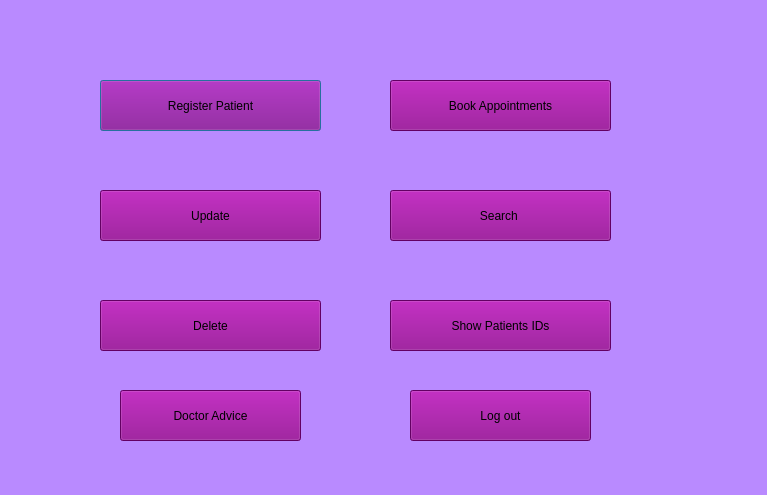
<?xml version="1.0" encoding="UTF-8"?>
<ui version="4.0">
 <class>ReceiptionaistPage</class>
 <widget class="QDialog" name="ReceiptionaistPage">
  <property name="geometry">
   <rect>
    <x>0</x>
    <y>0</y>
    <width>767</width>
    <height>495</height>
   </rect>
  </property>
  <property name="windowTitle">
   <string>Dialog</string>
  </property>
  <widget class="QStackedWidget" name="stackedWidget">
   <property name="geometry">
    <rect>
     <x>0</x>
     <y>0</y>
     <width>771</width>
     <height>501</height>
    </rect>
   </property>
   <property name="styleSheet">
    <string notr="true">background-color: rgb(185, 138, 255);</string>
   </property>
   <property name="currentIndex">
    <number>0</number>
   </property>
   <widget class="QWidget" name="page">
    <widget class="QLabel" name="image">
     <property name="geometry">
      <rect>
       <x>-10</x>
       <y>0</y>
       <width>761</width>
       <height>491</height>
      </rect>
     </property>
     <property name="text">
      <string/>
     </property>
    </widget>
    <widget class="QPushButton" name="regBtn">
     <property name="geometry">
      <rect>
       <x>100</x>
       <y>80</y>
       <width>221</width>
       <height>51</height>
      </rect>
     </property>
     <property name="styleSheet">
      <string notr="true">background-color: rgb(139, 0, 139);
font: 16pt &quot;Baskerville Old Face&quot;;</string>
     </property>
     <property name="text">
      <string>Register Patient</string>
     </property>
    </widget>
    <widget class="QPushButton" name="bookBtn">
     <property name="geometry">
      <rect>
       <x>390</x>
       <y>80</y>
       <width>221</width>
       <height>51</height>
      </rect>
     </property>
     <property name="styleSheet">
      <string notr="true">background-color: rgb(139, 0, 139);
font: 16pt &quot;Baskerville Old Face&quot;;</string>
     </property>
     <property name="text">
      <string>Book Appointments</string>
     </property>
    </widget>
    <widget class="QPushButton" name="upBtn">
     <property name="geometry">
      <rect>
       <x>100</x>
       <y>190</y>
       <width>221</width>
       <height>51</height>
      </rect>
     </property>
     <property name="styleSheet">
      <string notr="true">background-color: rgb(139, 0, 139);
font: 16pt &quot;Baskerville Old Face&quot;;</string>
     </property>
     <property name="text">
      <string>Update</string>
     </property>
    </widget>
    <widget class="QPushButton" name="searchBtn">
     <property name="geometry">
      <rect>
       <x>390</x>
       <y>190</y>
       <width>221</width>
       <height>51</height>
      </rect>
     </property>
     <property name="styleSheet">
      <string notr="true">background-color: rgb(139, 0, 139);
font: 16pt &quot;Baskerville Old Face&quot;;</string>
     </property>
     <property name="text">
      <string>Search </string>
     </property>
    </widget>
    <widget class="QPushButton" name="delete_2">
     <property name="geometry">
      <rect>
       <x>100</x>
       <y>300</y>
       <width>221</width>
       <height>51</height>
      </rect>
     </property>
     <property name="styleSheet">
      <string notr="true">background-color: rgb(139, 0, 139);
font: 16pt &quot;Baskerville Old Face&quot;;</string>
     </property>
     <property name="text">
      <string>Delete</string>
     </property>
    </widget>
    <widget class="QPushButton" name="showBtn">
     <property name="geometry">
      <rect>
       <x>390</x>
       <y>300</y>
       <width>221</width>
       <height>51</height>
      </rect>
     </property>
     <property name="styleSheet">
      <string notr="true">background-color: rgb(139, 0, 139);
font: 16pt &quot;Baskerville Old Face&quot;;</string>
     </property>
     <property name="text">
      <string>Show Patients IDs</string>
     </property>
    </widget>
    <widget class="QPushButton" name="logoutBtn">
     <property name="geometry">
      <rect>
       <x>410</x>
       <y>390</y>
       <width>181</width>
       <height>51</height>
      </rect>
     </property>
     <property name="styleSheet">
      <string notr="true">background-color: rgb(139, 0, 139);
font: 16pt &quot;Baskerville Old Face&quot;;</string>
     </property>
     <property name="text">
      <string>Log out</string>
     </property>
    </widget>
    <widget class="QPushButton" name="doctroadv">
     <property name="geometry">
      <rect>
       <x>120</x>
       <y>390</y>
       <width>181</width>
       <height>51</height>
      </rect>
     </property>
     <property name="styleSheet">
      <string notr="true">background-color: rgb(139, 0, 139);
font: 16pt &quot;Baskerville Old Face&quot;;</string>
     </property>
     <property name="text">
      <string>Doctor Advice</string>
     </property>
    </widget>
   </widget>
   <widget class="QWidget" name="page_2">
    <widget class="QWidget" name="formLayoutWidget">
     <property name="geometry">
      <rect>
       <x>30</x>
       <y>81</y>
       <width>701</width>
       <height>342</height>
      </rect>
     </property>
     <layout class="QFormLayout" name="formLayout">
      <item row="0" column="0">
       <widget class="QLabel" name="patientIDLabel">
        <property name="styleSheet">
         <string notr="true">font: 14pt &quot;Palatino Linotype&quot;;
color: rgb(59, 28, 95);</string>
        </property>
        <property name="text">
         <string>Patient ID</string>
        </property>
       </widget>
      </item>
      <item row="0" column="1">
       <widget class="QLineEdit" name="patientIDLineEdit">
        <property name="styleSheet">
         <string notr="true">font: 14pt &quot;Mongolian Baiti&quot;;
color: rgb(0, 0, 0);</string>
        </property>
       </widget>
      </item>
      <item row="1" column="0">
       <widget class="QLabel" name="nameLabel">
        <property name="styleSheet">
         <string notr="true">font: 14pt &quot;Palatino Linotype&quot;;
color: rgb(59, 28, 95);</string>
        </property>
        <property name="text">
         <string>Name</string>
        </property>
       </widget>
      </item>
      <item row="2" column="0">
       <widget class="QLabel" name="ageLabel">
        <property name="styleSheet">
         <string notr="true">font: 14pt &quot;Palatino Linotype&quot;;
color: rgb(59, 28, 95);</string>
        </property>
        <property name="text">
         <string>Age</string>
        </property>
       </widget>
      </item>
      <item row="2" column="1">
       <widget class="QLineEdit" name="ageLineEdit">
        <property name="styleSheet">
         <string notr="true">color: rgb(0, 0, 0);font: 14pt &quot;Mongolian Baiti&quot;;</string>
        </property>
       </widget>
      </item>
      <item row="3" column="0">
       <widget class="QLabel" name="genderLabel">
        <property name="styleSheet">
         <string notr="true">font: 14pt &quot;Palatino Linotype&quot;;
color: rgb(59, 28, 95);</string>
        </property>
        <property name="text">
         <string>Gender</string>
        </property>
       </widget>
      </item>
      <item row="3" column="1">
       <widget class="QComboBox" name="genderComboBox">
        <property name="styleSheet">
         <string notr="true">color: rgb(0, 0, 0);font: 14pt &quot;Mongolian Baiti&quot;;</string>
        </property>
        <item>
         <property name="text">
          <string>Male</string>
         </property>
        </item>
        <item>
         <property name="text">
          <string>Female</string>
         </property>
        </item>
        <item>
         <property name="text">
          <string>Others</string>
         </property>
        </item>
       </widget>
      </item>
      <item row="4" column="0">
       <widget class="QLabel" name="bloodGroupLabel">
        <property name="styleSheet">
         <string notr="true">font: 14pt &quot;Palatino Linotype&quot;;
color: rgb(49, 0, 74);</string>
        </property>
        <property name="text">
         <string>Blood Group</string>
        </property>
       </widget>
      </item>
      <item row="4" column="1">
       <widget class="QComboBox" name="bloodGroupComboBox">
        <property name="styleSheet">
         <string notr="true">color: rgb(0, 0, 0);font: 14pt &quot;Mongolian Baiti&quot;;</string>
        </property>
        <item>
         <property name="text">
          <string>A+</string>
         </property>
        </item>
        <item>
         <property name="text">
          <string>B+</string>
         </property>
        </item>
        <item>
         <property name="text">
          <string>AB+</string>
         </property>
        </item>
        <item>
         <property name="text">
          <string>O+</string>
         </property>
        </item>
        <item>
         <property name="text">
          <string>A-</string>
         </property>
        </item>
        <item>
         <property name="text">
          <string>B-</string>
         </property>
        </item>
        <item>
         <property name="text">
          <string>AB-</string>
         </property>
        </item>
        <item>
         <property name="text">
          <string>O-</string>
         </property>
        </item>
       </widget>
      </item>
      <item row="5" column="0">
       <widget class="QLabel" name="dateLabel">
        <property name="styleSheet">
         <string notr="true">font: 14pt &quot;Palatino Linotype&quot;;
color: rgb(59, 28, 95);</string>
        </property>
        <property name="text">
         <string>Date</string>
        </property>
       </widget>
      </item>
      <item row="5" column="1">
       <widget class="QDateEdit" name="dateDateEdit">
        <property name="styleSheet">
         <string notr="true">color: rgb(0, 0, 0);font: 14pt &quot;Mongolian Baiti&quot;;</string>
        </property>
       </widget>
      </item>
      <item row="6" column="0">
       <widget class="QLabel" name="timeLabel">
        <property name="styleSheet">
         <string notr="true">font: 14pt &quot;Palatino Linotype&quot;;
color: rgb(49, 0, 74);</string>
        </property>
        <property name="text">
         <string>Time</string>
        </property>
       </widget>
      </item>
      <item row="6" column="1">
       <widget class="QTimeEdit" name="timeTimeEdit">
        <property name="styleSheet">
         <string notr="true">color: rgb(0, 0, 0);font: 14pt &quot;Mongolian Baiti&quot;;</string>
        </property>
       </widget>
      </item>
      <item row="7" column="0">
       <widget class="QLabel" name="diseaseLabel">
        <property name="styleSheet">
         <string notr="true">font: 14pt &quot;Palatino Linotype&quot;;
color: rgb(49, 0, 74);</string>
        </property>
        <property name="text">
         <string>Disease</string>
        </property>
       </widget>
      </item>
      <item row="7" column="1">
       <widget class="QLineEdit" name="diseaseLineEdit">
        <property name="styleSheet">
         <string notr="true">color: rgb(0, 0, 0);font: 14pt &quot;Mongolian Baiti&quot;;</string>
        </property>
       </widget>
      </item>
      <item row="8" column="0">
       <widget class="QLabel" name="bedLabel">
        <property name="styleSheet">
         <string notr="true">font: 14pt &quot;Palatino Linotype&quot;;
color: rgb(49, 0, 74);</string>
        </property>
        <property name="text">
         <string>Bed</string>
        </property>
       </widget>
      </item>
      <item row="8" column="1">
       <widget class="QComboBox" name="bedComboBox">
        <property name="styleSheet">
         <string notr="true">color: rgb(0, 0, 0);font: 14pt &quot;Mongolian Baiti&quot;;</string>
        </property>
        <item>
         <property name="text">
          <string>General Ward</string>
         </property>
        </item>
        <item>
         <property name="text">
          <string>AC Cabin</string>
         </property>
        </item>
        <item>
         <property name="text">
          <string>Non-AC Cabin</string>
         </property>
        </item>
       </widget>
      </item>
      <item row="9" column="0">
       <widget class="QLabel" name="roomNoLabel">
        <property name="styleSheet">
         <string notr="true">font: 14pt &quot;Palatino Linotype&quot;;
color: rgb(49, 0, 74);</string>
        </property>
        <property name="text">
         <string>Room No</string>
        </property>
       </widget>
      </item>
      <item row="9" column="1">
       <widget class="QLineEdit" name="roomNoLineEdit">
        <property name="styleSheet">
         <string notr="true">color: rgb(0, 0, 0);font: 14pt &quot;Mongolian Baiti&quot;;</string>
        </property>
       </widget>
      </item>
      <item row="1" column="1">
       <widget class="QLineEdit" name="nameLineEdit">
        <property name="styleSheet">
         <string notr="true">font: 14pt &quot;Mongolian Baiti&quot;;
color: rgb(0, 0, 0);</string>
        </property>
       </widget>
      </item>
     </layout>
    </widget>
    <widget class="QLabel" name="label">
     <property name="geometry">
      <rect>
       <x>100</x>
       <y>20</y>
       <width>491</width>
       <height>31</height>
      </rect>
     </property>
     <property name="styleSheet">
      <string notr="true">font: 36pt &quot;Algerian&quot;;
color: rgb(15, 223, 255);
color: rgb(224, 255, 255);</string>
     </property>
     <property name="text">
      <string>Enter Information</string>
     </property>
    </widget>
    <widget class="QPushButton" name="submit">
     <property name="geometry">
      <rect>
       <x>530</x>
       <y>440</y>
       <width>171</width>
       <height>41</height>
      </rect>
     </property>
     <property name="styleSheet">
      <string notr="true">background-color: rgb(139, 0, 139);
font: 16pt &quot;Baskerville Old Face&quot;;</string>
     </property>
     <property name="text">
      <string>Submit</string>
     </property>
    </widget>
    <widget class="QPushButton" name="back1">
     <property name="geometry">
      <rect>
       <x>140</x>
       <y>440</y>
       <width>161</width>
       <height>41</height>
      </rect>
     </property>
     <property name="styleSheet">
      <string notr="true">background-color: rgb(139, 0, 139);
font: 16pt &quot;Baskerville Old Face&quot;;</string>
     </property>
     <property name="text">
      <string>Back</string>
     </property>
    </widget>
   </widget>
   <widget class="QWidget" name="page_3">
    <widget class="QLabel" name="label_2">
     <property name="geometry">
      <rect>
       <x>40</x>
       <y>50</y>
       <width>711</width>
       <height>31</height>
      </rect>
     </property>
     <property name="styleSheet">
      <string notr="true">font: 36pt &quot;Algerian&quot;;
color: rgb(74, 0, 111);</string>
     </property>
     <property name="text">
      <string>delete patient information</string>
     </property>
    </widget>
    <widget class="QPushButton" name="deleteBtn">
     <property name="geometry">
      <rect>
       <x>510</x>
       <y>280</y>
       <width>161</width>
       <height>51</height>
      </rect>
     </property>
     <property name="styleSheet">
      <string notr="true">font: 22pt &quot;Georgia&quot;;
color: rgb(255, 0, 0);</string>
     </property>
     <property name="text">
      <string>Delete</string>
     </property>
    </widget>
    <widget class="QLabel" name="label_3">
     <property name="geometry">
      <rect>
       <x>100</x>
       <y>180</y>
       <width>131</width>
       <height>31</height>
      </rect>
     </property>
     <property name="styleSheet">
      <string notr="true">font: 20pt &quot;Imprint MT Shadow&quot;;
color: rgb(0, 0, 91);;</string>
     </property>
     <property name="text">
      <string>Patient ID</string>
     </property>
    </widget>
    <widget class="QLineEdit" name="deleteIDLineEdit">
     <property name="geometry">
      <rect>
       <x>250</x>
       <y>180</y>
       <width>411</width>
       <height>31</height>
      </rect>
     </property>
     <property name="styleSheet">
      <string notr="true">color: rgb(0, 0, 0);
font: 14pt &quot;Segoe UI&quot;;</string>
     </property>
    </widget>
    <widget class="QPushButton" name="back2">
     <property name="geometry">
      <rect>
       <x>140</x>
       <y>290</y>
       <width>151</width>
       <height>41</height>
      </rect>
     </property>
     <property name="styleSheet">
      <string notr="true">background-color: rgb(139, 0, 139);
font: 16pt &quot;Baskerville Old Face&quot;;</string>
     </property>
     <property name="text">
      <string>Back</string>
     </property>
    </widget>
   </widget>
   <widget class="QWidget" name="page_4">
    <widget class="QLabel" name="label_4">
     <property name="geometry">
      <rect>
       <x>40</x>
       <y>30</y>
       <width>711</width>
       <height>31</height>
      </rect>
     </property>
     <property name="styleSheet">
      <string notr="true">font: 36pt &quot;Algerian&quot;;
color: rgb(74, 0, 111);</string>
     </property>
     <property name="text">
      <string>update patient information</string>
     </property>
    </widget>
    <widget class="QLabel" name="label_9">
     <property name="geometry">
      <rect>
       <x>120</x>
       <y>160</y>
       <width>131</width>
       <height>31</height>
      </rect>
     </property>
     <property name="styleSheet">
      <string notr="true">font: 20pt &quot;Imprint MT Shadow&quot;;
color: rgb(0, 0, 91);;</string>
     </property>
     <property name="text">
      <string>Patient ID</string>
     </property>
    </widget>
    <widget class="QLabel" name="label_10">
     <property name="geometry">
      <rect>
       <x>110</x>
       <y>240</y>
       <width>191</width>
       <height>31</height>
      </rect>
     </property>
     <property name="styleSheet">
      <string notr="true">font: 20pt &quot;Imprint MT Shadow&quot;;
color: rgb(0, 0, 91);;</string>
     </property>
     <property name="text">
      <string>Patient Disease</string>
     </property>
    </widget>
    <widget class="QLineEdit" name="updateIDLineEdit">
     <property name="geometry">
      <rect>
       <x>310</x>
       <y>160</y>
       <width>411</width>
       <height>31</height>
      </rect>
     </property>
     <property name="styleSheet">
      <string notr="true">color: rgb(0, 0, 0);
font: 14pt &quot;Segoe UI&quot;;</string>
     </property>
    </widget>
    <widget class="QLineEdit" name="updateDiseaseLineEdit">
     <property name="geometry">
      <rect>
       <x>310</x>
       <y>240</y>
       <width>411</width>
       <height>31</height>
      </rect>
     </property>
     <property name="styleSheet">
      <string notr="true">color: rgb(0, 0, 0);
font: 14pt &quot;Segoe UI&quot;;</string>
     </property>
    </widget>
    <widget class="QPushButton" name="UpdateBtn">
     <property name="geometry">
      <rect>
       <x>530</x>
       <y>340</y>
       <width>171</width>
       <height>41</height>
      </rect>
     </property>
     <property name="styleSheet">
      <string notr="true">background-color: rgb(139, 0, 139);
font: 16pt &quot;Baskerville Old Face&quot;;</string>
     </property>
     <property name="text">
      <string>Update</string>
     </property>
    </widget>
    <widget class="QPushButton" name="back3">
     <property name="geometry">
      <rect>
       <x>170</x>
       <y>340</y>
       <width>141</width>
       <height>41</height>
      </rect>
     </property>
     <property name="styleSheet">
      <string notr="true">background-color: rgb(139, 0, 139);
font: 16pt &quot;Baskerville Old Face&quot;;</string>
     </property>
     <property name="text">
      <string>Back</string>
     </property>
    </widget>
   </widget>
   <widget class="QWidget" name="page_9">
    <widget class="QLabel" name="label_11">
     <property name="geometry">
      <rect>
       <x>50</x>
       <y>20</y>
       <width>711</width>
       <height>31</height>
      </rect>
     </property>
     <property name="styleSheet">
      <string notr="true">font: 36pt &quot;Algerian&quot;;
color: rgb(166, 55, 166);</string>
     </property>
     <property name="text">
      <string>search patient information</string>
     </property>
    </widget>
    <widget class="QLabel" name="label_12">
     <property name="geometry">
      <rect>
       <x>70</x>
       <y>170</y>
       <width>131</width>
       <height>31</height>
      </rect>
     </property>
     <property name="styleSheet">
      <string notr="true">font: 20pt &quot;Imprint MT Shadow&quot;;
color: rgb(0, 0, 91);;</string>
     </property>
     <property name="text">
      <string>Patient ID</string>
     </property>
    </widget>
    <widget class="QLineEdit" name="searchIDLineEdit">
     <property name="geometry">
      <rect>
       <x>220</x>
       <y>170</y>
       <width>441</width>
       <height>31</height>
      </rect>
     </property>
     <property name="styleSheet">
      <string notr="true">color: rgb(0, 0, 0);
font: 14pt &quot;Segoe UI&quot;;</string>
     </property>
    </widget>
    <widget class="QPushButton" name="search">
     <property name="geometry">
      <rect>
       <x>210</x>
       <y>270</y>
       <width>241</width>
       <height>51</height>
      </rect>
     </property>
     <property name="styleSheet">
      <string notr="true">background-color: rgb(139, 0, 139);
font: 16pt &quot;Baskerville Old Face&quot;;</string>
     </property>
     <property name="text">
      <string>Search</string>
     </property>
    </widget>
    <widget class="QPushButton" name="back3_2">
     <property name="geometry">
      <rect>
       <x>570</x>
       <y>360</y>
       <width>141</width>
       <height>41</height>
      </rect>
     </property>
     <property name="styleSheet">
      <string notr="true">background-color: rgb(139, 0, 139);
font: 16pt &quot;Baskerville Old Face&quot;;</string>
     </property>
     <property name="text">
      <string>Back</string>
     </property>
    </widget>
   </widget>
   <widget class="QWidget" name="page_10">
    <widget class="QLabel" name="label_13">
     <property name="geometry">
      <rect>
       <x>150</x>
       <y>40</y>
       <width>501</width>
       <height>31</height>
      </rect>
     </property>
     <property name="styleSheet">
      <string notr="true">font: 36pt &quot;Algerian&quot;;
color: rgb(166, 55, 166);</string>
     </property>
     <property name="text">
      <string>Book Appointments</string>
     </property>
    </widget>
    <widget class="QWidget" name="formLayoutWidget_3">
     <property name="geometry">
      <rect>
       <x>120</x>
       <y>140</y>
       <width>521</width>
       <height>150</height>
      </rect>
     </property>
     <layout class="QFormLayout" name="formLayout_3">
      <item row="0" column="0">
       <widget class="QLabel" name="selectPatientLabel">
        <property name="styleSheet">
         <string notr="true">font: 14pt &quot;Mongolian Baiti&quot;;
color: rgb(0, 0, 0);</string>
        </property>
        <property name="text">
         <string>Select Patient:</string>
        </property>
       </widget>
      </item>
      <item row="0" column="1">
       <widget class="QLineEdit" name="selectPatientLineEdit">
        <property name="styleSheet">
         <string notr="true">color: rgb(0, 0, 0);
font: 14pt &quot;Mongolian Baiti&quot;;</string>
        </property>
       </widget>
      </item>
      <item row="1" column="0">
       <widget class="QLabel" name="selectDoctorLabel">
        <property name="styleSheet">
         <string notr="true">font: 14pt &quot;Mongolian Baiti&quot;;
color: rgb(0, 0, 0);</string>
        </property>
        <property name="text">
         <string>Select Doctor:</string>
        </property>
       </widget>
      </item>
      <item row="1" column="1">
       <widget class="QLineEdit" name="linedoc">
        <property name="styleSheet">
         <string notr="true">color: rgb(0, 0, 0);
font: 14pt &quot;Mongolian Baiti&quot;;</string>
        </property>
       </widget>
      </item>
      <item row="2" column="0">
       <widget class="QLabel" name="dateLabel_3">
        <property name="styleSheet">
         <string notr="true">font: 14pt &quot;Mongolian Baiti&quot;;
color: rgb(0, 0, 0);</string>
        </property>
        <property name="text">
         <string>Date</string>
        </property>
       </widget>
      </item>
      <item row="2" column="1">
       <widget class="QDateEdit" name="date">
        <property name="styleSheet">
         <string notr="true">color: rgb(0, 0, 0);;font: 14pt &quot;Mongolian Baiti&quot;;</string>
        </property>
       </widget>
      </item>
      <item row="3" column="0">
       <widget class="QLabel" name="timeLabel_3">
        <property name="styleSheet">
         <string notr="true">font: 14pt &quot;Mongolian Baiti&quot;;
color: rgb(0, 0, 0);</string>
        </property>
        <property name="text">
         <string>Time:</string>
        </property>
       </widget>
      </item>
      <item row="3" column="1">
       <widget class="QTimeEdit" name="time">
        <property name="styleSheet">
         <string notr="true">color: rgb(0, 0, 0);
font: 14pt &quot;Mongolian Baiti&quot;;</string>
        </property>
       </widget>
      </item>
     </layout>
    </widget>
    <widget class="QPushButton" name="confirm">
     <property name="geometry">
      <rect>
       <x>250</x>
       <y>330</y>
       <width>181</width>
       <height>41</height>
      </rect>
     </property>
     <property name="styleSheet">
      <string notr="true">background-color: rgb(139, 0, 139);
font: 16pt &quot;Baskerville Old Face&quot;;</string>
     </property>
     <property name="text">
      <string>Confirm</string>
     </property>
    </widget>
    <widget class="QPushButton" name="back4">
     <property name="geometry">
      <rect>
       <x>530</x>
       <y>330</y>
       <width>161</width>
       <height>41</height>
      </rect>
     </property>
     <property name="styleSheet">
      <string notr="true">background-color: rgb(139, 0, 139);
font: 16pt &quot;Baskerville Old Face&quot;;</string>
     </property>
     <property name="text">
      <string>Back</string>
     </property>
    </widget>
   </widget>
   <widget class="QWidget" name="page_5">
    <widget class="QLabel" name="label_5">
     <property name="geometry">
      <rect>
       <x>40</x>
       <y>40</y>
       <width>691</width>
       <height>51</height>
      </rect>
     </property>
     <property name="styleSheet">
      <string notr="true">font: 36pt &quot;Algerian&quot;;
color: rgb(166, 55, 166);</string>
     </property>
     <property name="text">
      <string>Doctor Advice  for Patient</string>
     </property>
    </widget>
    <widget class="QLabel" name="label_14">
     <property name="geometry">
      <rect>
       <x>110</x>
       <y>180</y>
       <width>121</width>
       <height>31</height>
      </rect>
     </property>
     <property name="styleSheet">
      <string notr="true">font: italic 14pt &quot;Lucida Calligraphy&quot;;
background-color: rgb(64, 0, 193);</string>
     </property>
     <property name="text">
      <string>Patient ID</string>
     </property>
    </widget>
    <widget class="QLineEdit" name="lineedit">
     <property name="geometry">
      <rect>
       <x>270</x>
       <y>180</y>
       <width>441</width>
       <height>31</height>
      </rect>
     </property>
     <property name="styleSheet">
      <string notr="true">color: rgb(0, 0, 0);
font: 14pt &quot;Segoe UI&quot;;</string>
     </property>
    </widget>
    <widget class="QLabel" name="label_15">
     <property name="geometry">
      <rect>
       <x>110</x>
       <y>270</y>
       <width>121</width>
       <height>31</height>
      </rect>
     </property>
     <property name="styleSheet">
      <string notr="true">font: italic 14pt &quot;Lucida Calligraphy&quot;;
background-color: rgb(64, 0, 193);</string>
     </property>
     <property name="text">
      <string>Notes</string>
     </property>
    </widget>
    <widget class="QTextEdit" name="textEdit">
     <property name="geometry">
      <rect>
       <x>270</x>
       <y>270</y>
       <width>441</width>
       <height>111</height>
      </rect>
     </property>
     <property name="styleSheet">
      <string notr="true">font: 14pt &quot;Mongolian Baiti&quot;;
color: rgb(0, 0, 0);</string>
     </property>
    </widget>
    <widget class="QPushButton" name="loadBtn">
     <property name="geometry">
      <rect>
       <x>250</x>
       <y>420</y>
       <width>171</width>
       <height>41</height>
      </rect>
     </property>
     <property name="styleSheet">
      <string notr="true">background-color: rgb(139, 0, 139);
font: 16pt &quot;Baskerville Old Face&quot;;</string>
     </property>
     <property name="text">
      <string>Load Advice</string>
     </property>
    </widget>
    <widget class="QPushButton" name="back4_2">
     <property name="geometry">
      <rect>
       <x>520</x>
       <y>420</y>
       <width>161</width>
       <height>41</height>
      </rect>
     </property>
     <property name="styleSheet">
      <string notr="true">background-color: rgb(139, 0, 139);
font: 16pt &quot;Baskerville Old Face&quot;;</string>
     </property>
     <property name="text">
      <string>Back</string>
     </property>
    </widget>
   </widget>
  </widget>
 </widget>
 <resources/>
 <connections/>
</ui>
